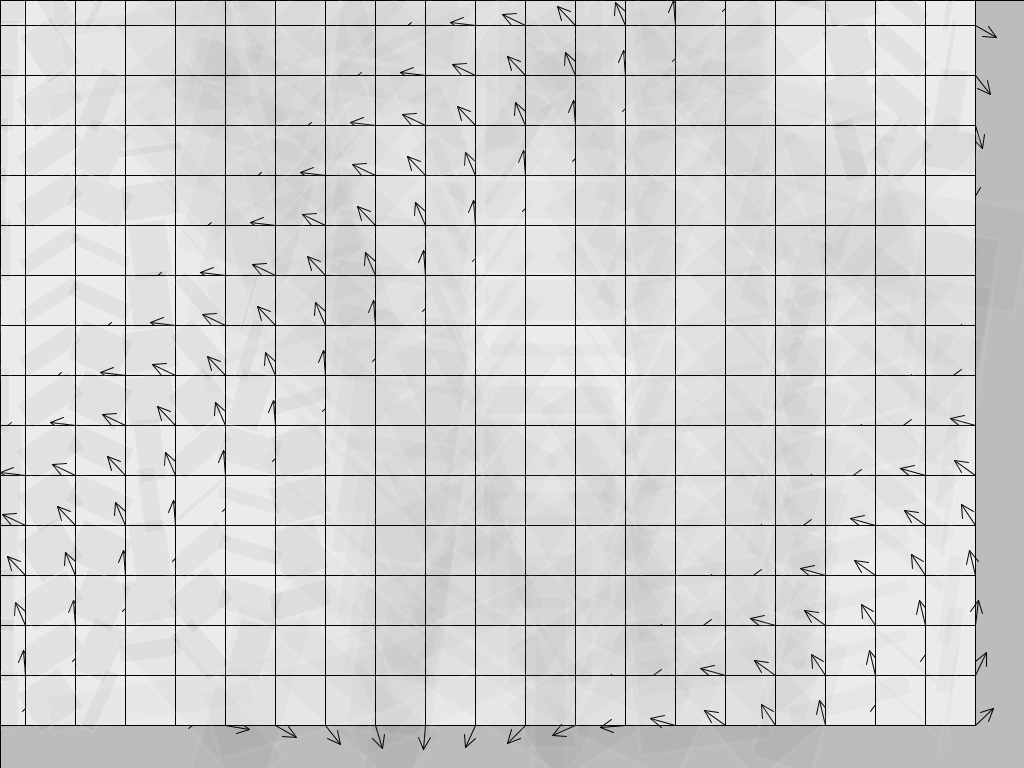
Frame 1 (no input)
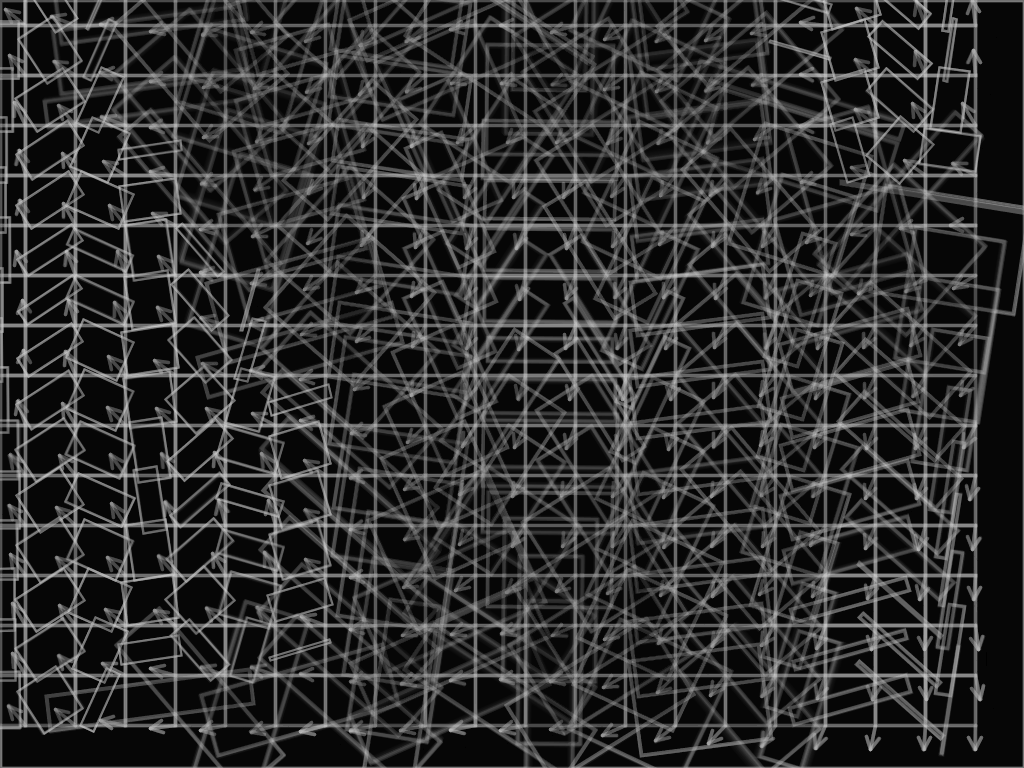
Frame 60 (the mouse pressed at the canvas centre just before this capture)
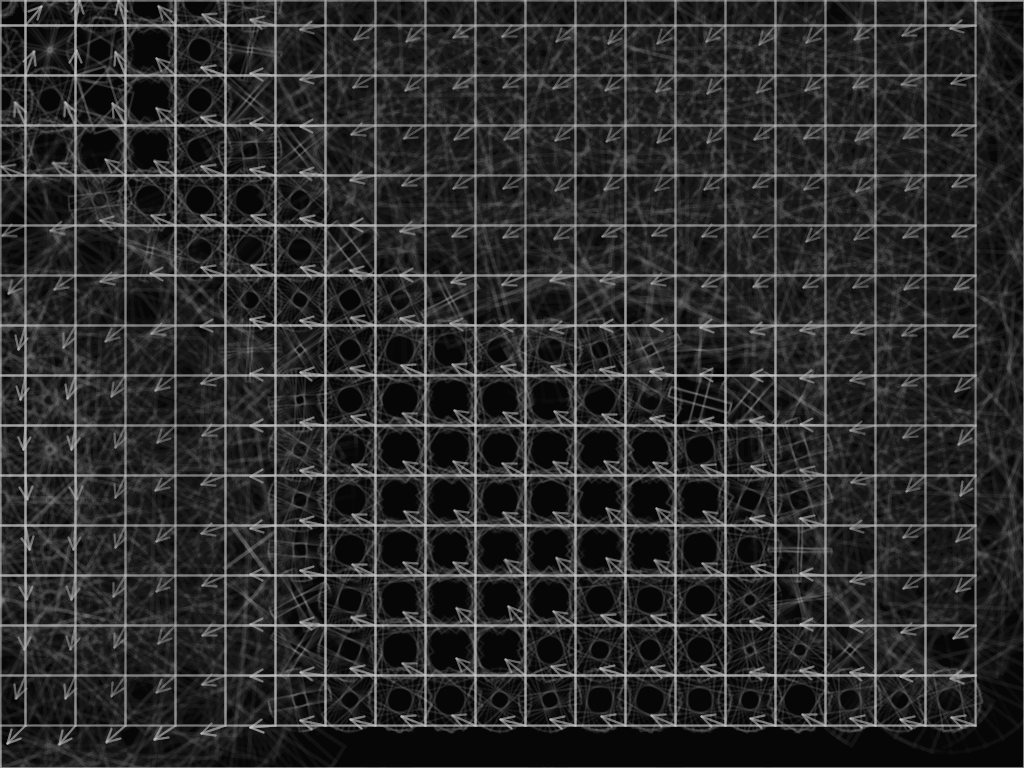
Frame 120 (the mouse held since frame 60 and released just before this capture)

The Processing sketch that drew these frames (run headless with seeded random() and noise(); from frame 60 on, the mouse is pressed at the canvas centre):

// Processing sketch: sketch_170227d_flow_3Dnoise_rot_cells
// ── sketch_170227d_flow_3Dnoise_rot_cells.pde
/* jstephens
 NOC gungfu - prep for ecpc project
 create simplest vector field 
 */

FlowField grid;

int gridResolution;
boolean showField;

PVector loc;
PVector cellVector;
PVector mouseLoc;

void setup() {
  size(1024, 768);
  showField = true;
  gridResolution = 50;
  
  rectMode(CENTER);
 
  
     //size(640, 480);
  //background(0);
  grid = new FlowField(gridResolution);
  

  showInstructions();

  loc = new PVector(random(width), random(height));
  cellVector = new PVector(0, 0);
}



void draw() {
  //background(255);
  //fill(255);
  if (showField) grid.displayField();

  grid.updateField();
  /*
  //////////////////////////////////
  // test lookup
  cellVector = grid.lookup(loc);
  triangle(0, 0, 30, 10, 0, 20);
  pushMatrix();
  translate(loc.x, loc.y);
  rotate(cellVector.heading2D());
  fill(255, 0, 0);
  triangle(0, 0, 30, 10, 0, 20);
  popMatrix();
  //////////////////////////////////
  */
  
  
  fill(0,20);
  //rect(0,0,width,height);
  rect(width/2,height/2,width,height);
  grid.squareRotate();
  
}












// toggle showField
void keyPressed() {
  if (key == ' ') {
    showField = !showField;
  }
}

void mousePressed() {
  grid.noiseInit();
  //grid.squareRotate();
  println(loc.x, loc.y);
  println(cellVector.x);

  loc = new PVector(random(width), random(height));
}

void showInstructions() {
  println("--keyboard controls--");
  println("toggle showField: space bar");
}
// ── FlowField.pde
class FlowField {

  PVector[][] field;
  int cols;
  int rows;
  int resolution;
  float zoff = 0.0;  // 3rd dimension of noise
  float arrowsize = 4;

  ///// rotating cell
  PVector squareLoc;
  PVector squareRot;
  float rot, speed;
  ////////////////////

  FlowField(int r) {
    resolution =  r;
    cols = width/resolution;
    rows = height/resolution;
    field = new PVector[cols][rows];

    //// rotating cell
    squareLoc = new PVector(0, 0);
    squareRot = new PVector(0, 0);
    rot = 0.0;
    speed = 0.01;
    ///////////////////=

    init();
  }

  void init() {
    for (int i = 0; i < cols; i++) {
      for (int j=0; j<rows; j++) {

        //// VECTOR FROM: CELL LOCATION
        float theta = map(i+j, 0, cols+rows, -TWO_PI, TWO_PI);
        field[i][j]   = new PVector(cos(theta), sin(theta));

        //// VECTOR FROM: RANDOM
        //field[i][j] = new PVector(random(-2, 2), random(-2, 2));
      }
    }
  }

  void noiseInit() {
    noiseSeed((int)random(10000));
    float xoff = 0;
    for (int i = 0; i < cols; i++) {
      float yoff = 0;
      for (int j=0; j<rows; j++) {

        //// VECTOR FROM: NOISE OFFSET FROM LOCATTION
        float theta = map(noise(xoff, yoff), 0, 1, 0, TWO_PI);
        field[i][j]   = new PVector(cos(theta), sin(theta));

        yoff += 0.1;
      }
      xoff += 0.1;
    }
  }

  /////// Animate by changing 3rd dimension of Perlin at every frame
  void updateField() {
    float xoff = 0;
    for (int i = 0; i < cols; i++) {
      float yoff = 0;
      for (int j=0; j<rows; j++) {

        //// UPDATE VECTOR WITH: 3RD NOISE ZOFFSET ADDED TO LOCATTION
        float theta = map(noise(xoff, yoff, zoff), 0, 1, 0, TWO_PI);
        field[i][j]   = PVector.fromAngle(theta);

        yoff += 0.1;
      }
      xoff += 0.1;
    }
    zoff += 0.001;
  }





  /////////////////////////////////////////////////////////////////////////////
  void displayField() {
    for (int i = 0; i < cols; i++) {
      for (int j=0; j<rows; j++) {
        drawVector(field[i][j], i*resolution, j*resolution, resolution/2);
      }
    }
  }

  void drawVector(PVector v, float x, float y, float scaleArrow) {
    pushMatrix();
    translate(x, y);
    // draw cell
    rect(0, 0, resolution, resolution);
    // shift vector arrow to center of each cell
    translate(resolution/2, resolution/2);
    rotate(v.heading2D());        //rotate(v.heading2D()*rot);    
    // calc length of vector and draw it at the center of each cell
    float cellVectorLength = v.mag()*scaleArrow;    ///////DEBUG: optimize v.mag
    cellVectorLength = constrain(cellVectorLength, 0, resolution/2);
    // draw arrow
    line(0, 0, cellVectorLength, 0);
    line(cellVectorLength, 0, cellVectorLength/2, cellVectorLength/4);
    line(cellVectorLength, 0, cellVectorLength/2, -cellVectorLength/4);
    popMatrix();
  }
  /////////////////////////////////////////////////////////////////////////////



  PVector lookup(PVector vehicleLocation) {
    /* lookup() 
     * allows vehicles to ask the flowfield for the vector of a particular x,y location
     1. derive cell's [col][row] location from vehicle's (x,y) screen location
     2. constrain the col row to the grid boundary
     */
    int column = int(constrain(vehicleLocation.x/resolution, 0, cols-1));
    int row    = int(vehicleLocation.y/resolution);
    //column     = constrain(column, 0, cols-1);      // contrain to cell boundaries
    row        = constrain(row, 0, rows-1);
    return field[column][row].get();                  // use .get() to return a COPY
  }




  void squareRotate() {
    speed = map(mouseX, 0, width, .0001, 2);
    for (int i = 0; i < cols; i++) {
      for (int j=0; j<rows; j++) {
        squareLoc.x = i*resolution;
        squareLoc.y = j*resolution;
        squareRot = lookup(squareLoc);
        float theta  = squareRot.heading2D();
        float radius = map(theta, -PI, PI, 20, 70);
        float strokeTheta = map(theta, -PI, PI, 30, 12);
        //println(theta);

        //stroke(255-255*cos(theta), strokeTheta);

        ///////////
        // fill(strokeTheta, strokeTheta/theta);
        //stroke(255-strokeTheta, strokeTheta);
        ///////////

        fill(strokeTheta*theta/22, strokeTheta*.4);
        stroke(strokeTheta*radius+20, (255*(strokeTheta/255)));
        strokeWeight(map(theta, -PI, PI, 2, 4));
        pushMatrix(); 
        translate(squareLoc.x, squareLoc.y);
        //rotate(theta);
        float dir = (map(theta, -PI, PI, 1, -1));
        //if (dir<0) rot*=-1;
        //rotate((theta*.5)*rot);
        rotate(((theta*.5)*rot)+i);
        //rect(0,0, radius, radius);
        //rect(0, 0, radius*cos(theta)*3, radius*sin(theta)*3);
        //rect(0, 0, (strokeTheta*cos(theta))*theta*2, ((strokeTheta*sin(theta)))*theta*3);
        rect(0, 0, (radius*cos(theta))*theta, (radius*sin(theta))*theta*1.2);
        popMatrix();

        //drawVector(field[i][j], i*resolution, j*resolution, resolution/2);
      }
    }
    rot += speed;
  }
}









/*
    //////////
 float theta = map(i_+j_, 0, cols+rows, -TWO_PI, TWO_PI);
 float alpha = map(i_+j_, 0, cols+rows, -255, 255);
 float radius = map(alpha, -255, 255, -20, 40);
 //stroke(255);
 //noFill();
 stroke(alpha, 255-alpha);
 fill(alpha, alpha-255);
 /////////////////
 
 pushMatrix();
 translate(x, y);
 //rotate(v.heading2D());
 rotate(grow*sin(theta));
 
 //rect(0, 0, (resolution*theta+radius*2+resolution)/cos(theta), (resolution*theta+radius*2+resolution)/sin(theta));
 
 rect(0, 0, resolution*theta+radius*2+(resolution*cos(theta)), resolution*theta+radius*2+(resolution*sin(theta)));
 
 
 rect(0, 0, resolution*theta+radius*2+resolution, resolution*theta+radius*2+resolution);
 //rect(0, 0, 60*v.x+radius*theta, 60*v.y+radius);
 
 //ellipse(0,0, theta*25, theta*25);
 
 popMatrix();
 //translate(0,0);
 //translate(width/2, height/2);
 //rotate(grow);
 //rotate(v.heading2D());
 //translate(0,0);
 grow += speed;
 //speed +=speed;
 */
